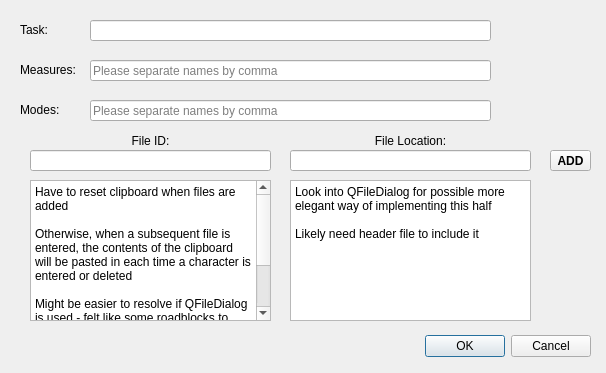
<?xml version="1.0" encoding="UTF-8"?>
<ui version="4.0">
 <class>Dialog</class>
 <widget class="QDialog" name="Dialog">
  <property name="geometry">
   <rect>
    <x>0</x>
    <y>0</y>
    <width>606</width>
    <height>373</height>
   </rect>
  </property>
  <property name="cursor">
   <cursorShape>ArrowCursor</cursorShape>
  </property>
  <property name="windowTitle">
   <string>Dialog</string>
  </property>
  <widget class="QDialogButtonBox" name="buttonBox">
   <property name="geometry">
    <rect>
     <x>250</x>
     <y>330</y>
     <width>341</width>
     <height>32</height>
    </rect>
   </property>
   <property name="orientation">
    <enum>Qt::Horizontal</enum>
   </property>
   <property name="standardButtons">
    <set>QDialogButtonBox::Cancel|QDialogButtonBox::Ok</set>
   </property>
  </widget>
  <widget class="QLabel" name="modes_label">
   <property name="geometry">
    <rect>
     <x>20</x>
     <y>100</y>
     <width>101</width>
     <height>20</height>
    </rect>
   </property>
   <property name="text">
    <string>Modes:</string>
   </property>
  </widget>
  <widget class="QLabel" name="task_label">
   <property name="geometry">
    <rect>
     <x>20</x>
     <y>20</y>
     <width>101</width>
     <height>20</height>
    </rect>
   </property>
   <property name="text">
    <string>Task:</string>
   </property>
  </widget>
  <widget class="QLabel" name="measures_label">
   <property name="geometry">
    <rect>
     <x>20</x>
     <y>60</y>
     <width>101</width>
     <height>20</height>
    </rect>
   </property>
   <property name="text">
    <string>Measures:</string>
   </property>
  </widget>
  <widget class="QLineEdit" name="task_text">
   <property name="geometry">
    <rect>
     <x>90</x>
     <y>20</y>
     <width>401</width>
     <height>21</height>
    </rect>
   </property>
  </widget>
  <widget class="QLineEdit" name="measures_text">
   <property name="geometry">
    <rect>
     <x>90</x>
     <y>60</y>
     <width>401</width>
     <height>21</height>
    </rect>
   </property>
   <property name="placeholderText">
    <string>Please separate names by comma</string>
   </property>
  </widget>
  <widget class="QLineEdit" name="modes_text">
   <property name="geometry">
    <rect>
     <x>90</x>
     <y>100</y>
     <width>401</width>
     <height>21</height>
    </rect>
   </property>
   <property name="placeholderText">
    <string>Please separate names by comma</string>
   </property>
  </widget>
  <widget class="QLineEdit" name="file_id_text">
   <property name="geometry">
    <rect>
     <x>30</x>
     <y>150</y>
     <width>241</width>
     <height>21</height>
    </rect>
   </property>
   <property name="text">
    <string/>
   </property>
  </widget>
  <widget class="QLineEdit" name="file_location_text">
   <property name="geometry">
    <rect>
     <x>290</x>
     <y>150</y>
     <width>241</width>
     <height>21</height>
    </rect>
   </property>
  </widget>
  <widget class="QLabel" name="file_id_label">
   <property name="geometry">
    <rect>
     <x>100</x>
     <y>130</y>
     <width>101</width>
     <height>21</height>
    </rect>
   </property>
   <property name="text">
    <string>File ID:</string>
   </property>
   <property name="alignment">
    <set>Qt::AlignCenter</set>
   </property>
  </widget>
  <widget class="QLabel" name="file_location_label">
   <property name="geometry">
    <rect>
     <x>360</x>
     <y>130</y>
     <width>101</width>
     <height>21</height>
    </rect>
   </property>
   <property name="text">
    <string>File Location:</string>
   </property>
   <property name="alignment">
    <set>Qt::AlignCenter</set>
   </property>
  </widget>
  <widget class="QToolButton" name="add_file_button">
   <property name="geometry">
    <rect>
     <x>550</x>
     <y>150</y>
     <width>41</width>
     <height>21</height>
    </rect>
   </property>
   <property name="font">
    <font>
     <weight>75</weight>
     <bold>true</bold>
    </font>
   </property>
   <property name="text">
    <string>ADD</string>
   </property>
  </widget>
  <widget class="QTextEdit" name="file_id_list">
   <property name="geometry">
    <rect>
     <x>30</x>
     <y>180</y>
     <width>241</width>
     <height>141</height>
    </rect>
   </property>
   <property name="html">
    <string>&lt;!DOCTYPE HTML PUBLIC &quot;-//W3C//DTD HTML 4.0//EN&quot; &quot;http://www.w3.org/TR/REC-html40/strict.dtd&quot;&gt;
&lt;html&gt;&lt;head&gt;&lt;meta name=&quot;qrichtext&quot; content=&quot;1&quot; /&gt;&lt;style type=&quot;text/css&quot;&gt;
p, li { white-space: pre-wrap; }
&lt;/style&gt;&lt;/head&gt;&lt;body style=&quot; font-family:'Sans Serif'; font-size:9pt; font-weight:400; font-style:normal;&quot;&gt;
&lt;p style=&quot; margin-top:0px; margin-bottom:0px; margin-left:0px; margin-right:0px; -qt-block-indent:0; text-indent:0px;&quot;&gt;&lt;span style=&quot; font-family:'Sans Serif';&quot;&gt;Have to reset clipboard when files are added&lt;/span&gt;&lt;/p&gt;
&lt;p style=&quot;-qt-paragraph-type:empty; margin-top:0px; margin-bottom:0px; margin-left:0px; margin-right:0px; -qt-block-indent:0; text-indent:0px; font-family:'Sans Serif';&quot;&gt;&lt;br /&gt;&lt;/p&gt;
&lt;p style=&quot; margin-top:0px; margin-bottom:0px; margin-left:0px; margin-right:0px; -qt-block-indent:0; text-indent:0px;&quot;&gt;&lt;span style=&quot; font-family:'Sans Serif';&quot;&gt;Otherwise, when a subsequent file is entered, the contents of the clipboard will be pasted in each time a character is entered or deleted&lt;/span&gt;&lt;/p&gt;
&lt;p style=&quot;-qt-paragraph-type:empty; margin-top:0px; margin-bottom:0px; margin-left:0px; margin-right:0px; -qt-block-indent:0; text-indent:0px; font-family:'Sans Serif';&quot;&gt;&lt;br /&gt;&lt;/p&gt;
&lt;p style=&quot; margin-top:0px; margin-bottom:0px; margin-left:0px; margin-right:0px; -qt-block-indent:0; text-indent:0px;&quot;&gt;&lt;span style=&quot; font-family:'Sans Serif';&quot;&gt;Might be easier to resolve if QFileDialog is used - felt like some roadblocks to resolving it were due to two cut/pastes happening simultaneously&lt;/span&gt;&lt;/p&gt;
&lt;p style=&quot;-qt-paragraph-type:empty; margin-top:0px; margin-bottom:0px; margin-left:0px; margin-right:0px; -qt-block-indent:0; text-indent:0px; font-family:'Sans Serif';&quot;&gt;&lt;br /&gt;&lt;/p&gt;
&lt;p style=&quot; margin-top:0px; margin-bottom:0px; margin-left:0px; margin-right:0px; -qt-block-indent:0; text-indent:0px;&quot;&gt;&lt;span style=&quot; font-family:'Sans Serif';&quot;&gt;Test clipboard reset if this is the only thing that gets cut/paste&lt;/span&gt;&lt;/p&gt;&lt;/body&gt;&lt;/html&gt;</string>
   </property>
  </widget>
  <widget class="QTextEdit" name="file_location_list">
   <property name="geometry">
    <rect>
     <x>290</x>
     <y>180</y>
     <width>241</width>
     <height>141</height>
    </rect>
   </property>
   <property name="html">
    <string>&lt;!DOCTYPE HTML PUBLIC &quot;-//W3C//DTD HTML 4.0//EN&quot; &quot;http://www.w3.org/TR/REC-html40/strict.dtd&quot;&gt;
&lt;html&gt;&lt;head&gt;&lt;meta name=&quot;qrichtext&quot; content=&quot;1&quot; /&gt;&lt;style type=&quot;text/css&quot;&gt;
p, li { white-space: pre-wrap; }
&lt;/style&gt;&lt;/head&gt;&lt;body style=&quot; font-family:'Sans Serif'; font-size:9pt; font-weight:400; font-style:normal;&quot;&gt;
&lt;p style=&quot; margin-top:0px; margin-bottom:0px; margin-left:0px; margin-right:0px; -qt-block-indent:0; text-indent:0px;&quot;&gt;&lt;span style=&quot; font-family:'Sans Serif';&quot;&gt;Look into QFileDialog for possible more elegant way of implementing this half&lt;/span&gt;&lt;/p&gt;
&lt;p style=&quot;-qt-paragraph-type:empty; margin-top:0px; margin-bottom:0px; margin-left:0px; margin-right:0px; -qt-block-indent:0; text-indent:0px; font-family:'Sans Serif';&quot;&gt;&lt;br /&gt;&lt;/p&gt;
&lt;p style=&quot; margin-top:0px; margin-bottom:0px; margin-left:0px; margin-right:0px; -qt-block-indent:0; text-indent:0px;&quot;&gt;&lt;span style=&quot; font-family:'Sans Serif';&quot;&gt;Likely need header file to include it&lt;/span&gt;&lt;/p&gt;&lt;/body&gt;&lt;/html&gt;</string>
   </property>
  </widget>
 </widget>
 <resources/>
 <connections>
  <connection>
   <sender>buttonBox</sender>
   <signal>accepted()</signal>
   <receiver>Dialog</receiver>
   <slot>accept()</slot>
   <hints>
    <hint type="sourcelabel">
     <x>258</x>
     <y>370</y>
    </hint>
    <hint type="destinationlabel">
     <x>157</x>
     <y>274</y>
    </hint>
   </hints>
  </connection>
  <connection>
   <sender>buttonBox</sender>
   <signal>rejected()</signal>
   <receiver>Dialog</receiver>
   <slot>reject()</slot>
   <hints>
    <hint type="sourcelabel">
     <x>326</x>
     <y>370</y>
    </hint>
    <hint type="destinationlabel">
     <x>286</x>
     <y>274</y>
    </hint>
   </hints>
  </connection>
  <connection>
   <sender>add_file_button</sender>
   <signal>clicked()</signal>
   <receiver>file_id_text</receiver>
   <slot>selectAll()</slot>
   <hints>
    <hint type="sourcelabel">
     <x>564</x>
     <y>159</y>
    </hint>
    <hint type="destinationlabel">
     <x>192</x>
     <y>157</y>
    </hint>
   </hints>
  </connection>
  <connection>
   <sender>add_file_button</sender>
   <signal>clicked()</signal>
   <receiver>file_id_text</receiver>
   <slot>cut()</slot>
   <hints>
    <hint type="sourcelabel">
     <x>570</x>
     <y>160</y>
    </hint>
    <hint type="destinationlabel">
     <x>150</x>
     <y>160</y>
    </hint>
   </hints>
  </connection>
  <connection>
   <sender>add_file_button</sender>
   <signal>clicked()</signal>
   <receiver>file_location_text</receiver>
   <slot>selectAll()</slot>
   <hints>
    <hint type="sourcelabel">
     <x>564</x>
     <y>162</y>
    </hint>
    <hint type="destinationlabel">
     <x>456</x>
     <y>160</y>
    </hint>
   </hints>
  </connection>
  <connection>
   <sender>add_file_button</sender>
   <signal>clicked()</signal>
   <receiver>file_location_text</receiver>
   <slot>cut()</slot>
   <hints>
    <hint type="sourcelabel">
     <x>557</x>
     <y>160</y>
    </hint>
    <hint type="destinationlabel">
     <x>385</x>
     <y>163</y>
    </hint>
   </hints>
  </connection>
  <connection>
   <sender>file_id_text</sender>
   <signal>textEdited(QString)</signal>
   <receiver>file_id_list</receiver>
   <slot>paste()</slot>
   <hints>
    <hint type="sourcelabel">
     <x>97</x>
     <y>154</y>
    </hint>
    <hint type="destinationlabel">
     <x>104</x>
     <y>254</y>
    </hint>
   </hints>
  </connection>
  <connection>
   <sender>file_location_text</sender>
   <signal>textEdited(QString)</signal>
   <receiver>file_location_list</receiver>
   <slot>paste()</slot>
   <hints>
    <hint type="sourcelabel">
     <x>370</x>
     <y>160</y>
    </hint>
    <hint type="destinationlabel">
     <x>368</x>
     <y>248</y>
    </hint>
   </hints>
  </connection>
 </connections>
</ui>
